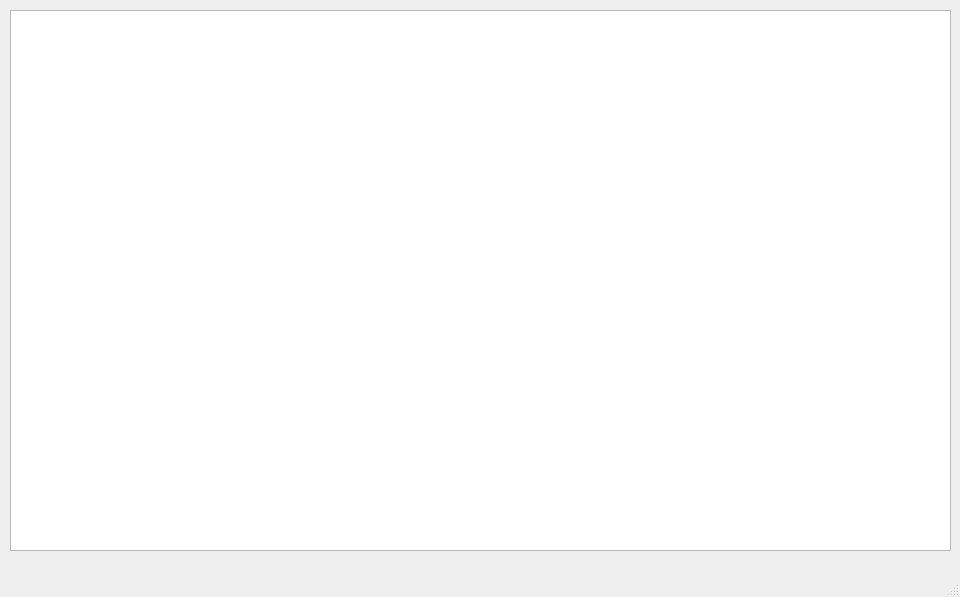
<?xml version="1.0" encoding="UTF-8"?>
<ui version="4.0">
 <class>MainWindow</class>
 <widget class="QMainWindow" name="MainWindow">
  <property name="geometry">
   <rect>
    <x>0</x>
    <y>0</y>
    <width>960</width>
    <height>597</height>
   </rect>
  </property>
  <property name="windowTitle">
   <string>Эспрессо</string>
  </property>
  <widget class="QWidget" name="centralwidget">
   <widget class="QTableWidget" name="tableWidget">
    <property name="geometry">
     <rect>
      <x>10</x>
      <y>10</y>
      <width>941</width>
      <height>541</height>
     </rect>
    </property>
   </widget>
  </widget>
  <widget class="QMenuBar" name="menubar">
   <property name="geometry">
    <rect>
     <x>0</x>
     <y>0</y>
     <width>960</width>
     <height>21</height>
    </rect>
   </property>
  </widget>
  <widget class="QStatusBar" name="statusbar"/>
 </widget>
 <resources/>
 <connections/>
</ui>
